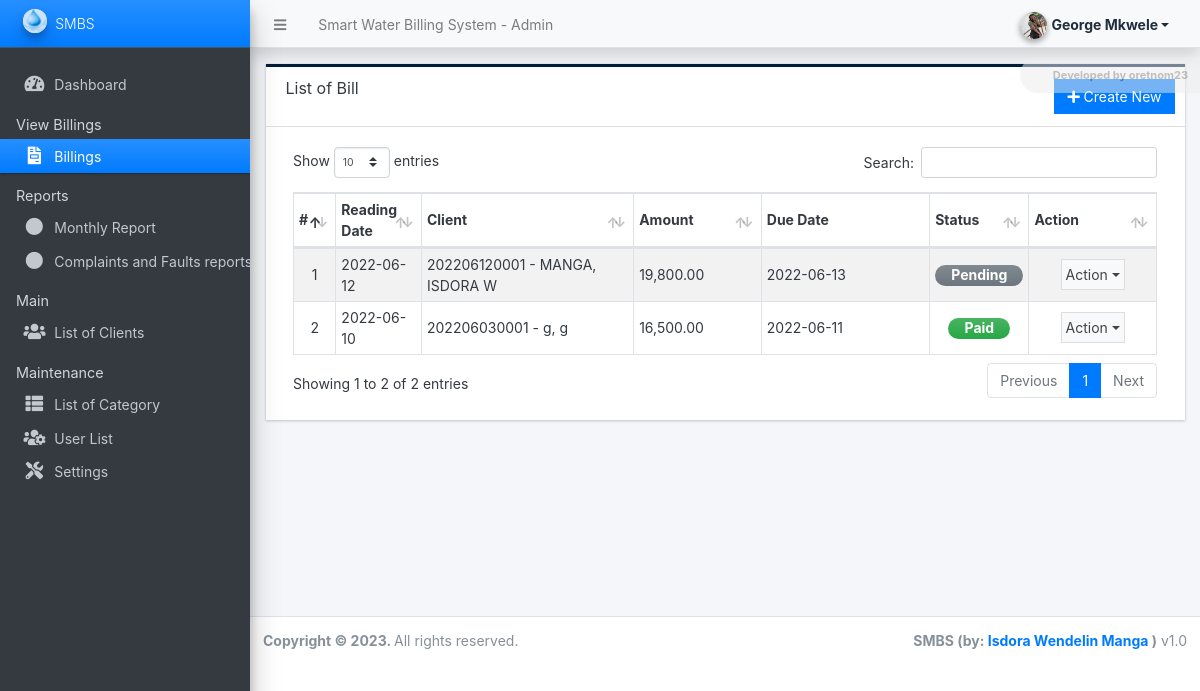
The page /admin/?page=billings (signed in) on the database its author committed.
### tables this page shows
CREATE TABLE `billing_list` (
  `id` int(30) NOT NULL,
  `client_id` int(30) NOT NULL,
  `reading_date` date NOT NULL,
  `due_date` date NOT NULL,
  `reading` float(12,2) NOT NULL DEFAULT 0.00,
  `previous` float(12,2) NOT NULL DEFAULT 0.00,
  `rate` float(12,2) NOT NULL DEFAULT 0.00,
  `total` float(12,2) NOT NULL DEFAULT 0.00,
  `status` tinyint(1) NOT NULL DEFAULT 0 COMMENT '0= pending,\r\n1= paid',
  `date_created` datetime NOT NULL DEFAULT current_timestamp(),
  `date_updated` datetime NOT NULL DEFAULT current_timestamp() ON UPDATE current_timestamp()
);

CREATE TABLE `client_list` (
  `id` int(30) NOT NULL,
  `code` varchar(100) NOT NULL,
  `category_id` int(30) NOT NULL,
  `firstname` text NOT NULL,
  `middlename` text DEFAULT NULL,
  `lastname` text NOT NULL,
  `contact` text NOT NULL,
  `address` text NOT NULL,
  `meter_code` varchar(100) NOT NULL,
  `first_reading` float(12,2) NOT NULL,
  `status` tinyint(1) NOT NULL DEFAULT 1,
  `delete_flag` tinyint(1) NOT NULL DEFAULT 0,
  `date_created` datetime NOT NULL DEFAULT current_timestamp(),
  `date_updated` datetime NOT NULL DEFAULT current_timestamp() ON UPDATE current_timestamp()
);

### config.php (called while the page is built, shortened)
<?php
require_once('classes/DBConnection.php');
require_once('classes/SystemSettings.php');
function validate_image($file){
	if(!empty($file)){
        $ex = explode("?",$file);
        $file = $ex[0];
        $ts = isset($ex[1]) ? "?".$ex[1] : '';
		if(is_file(base_app.$file)){
			return base_url.$file.$ts;
		}else{
			return base_url.'dist/img/no-image-available.png';
		}
	}else{
		return base_url.'dist/img/no-image-available.png';
	}
}
function format_num($number = '' , $decimal = ''){
    if(is_numeric($number)){
        $ex = explode(".",$number);
        $decLen = isset($ex[1]) ? strlen($ex[1]) : 0;
        if(is_numeric($decimal)){
            return number_format($number,$decimal);
        }else{
            return number_format($number,$decLen);
        }
    }else{
        return "Invalid Input";
    }
}
function isMobileDevice(){
    $aMobileUA = array(
        '/iphone/i' => 'iPhone',
        '/ipod/i' => 'iPod',
        '/ipad/i' => 'iPad',
        '/android/i' => 'Android',
        '/blackberry/i' => 'BlackBerry',
        '/webos/i' => 'Mobile'
    );
    return false;
}
?>

### classes/DBConnection.php (called while the page is built, shortened)
<?php
class DBConnection{
    private $host = DB_SERVER;
    private $username = DB_USERNAME;
    private $password = DB_PASSWORD;
    private $database = DB_NAME;
    public $conn;
    public function __construct(){
        if (!isset($this->conn)) {
            $this->conn = new mysqli($this->host, $this->username, $this->password, $this->database);
        }
    }
}
?>

### classes/SystemSettings.php (called while the page is built, shortened)
<?php
class SystemSettings extends DBConnection{
	function userdata($field = ''){
		if(!empty($field)){
			if(isset($_SESSION['userdata'][$field]))
				return $_SESSION['userdata'][$field];
			else
				return null;
		}else{
			return false;
		}
	}
	function info($field=''){
		if(!empty($field)){
			if(isset($_SESSION['system_info'][$field]))
				return $_SESSION['system_info'][$field];
			else
				return false;
		}else{
			return false;
		}
	}
}
$_settings = new SystemSettings();
?>

### admin/billings/index.php (the view, shortened to what this page needs)
<div class="card card-outline rounded-0 card-navy">
	<div class="card-header">
		<h3 class="card-title">List of Bill</h3>
		<div class="card-tools">
			<a href="./?page=billings/manage_billing" id="create_new" class="btn btn-flat btn-primary"><span class="fas fa-plus"></span>  Create New</a>
		</div>
	</div>
	<div class="card-body">
        <div class="container-fluid">
			<table class="table table-hover table-striped table-bordered" id="list">
				<colgroup>
					<col width="5%">
					<col width="10%">
					<col width="25%">
					<col width="15%">
					<col width="20%">
					<col width="10%">
					<col width="15%">
				</colgroup>
				<thead>
					<tr>
						<th>#</th>
						<th>Reading Date</th>
						<th>Client</th>
						<th>Amount</th>
						<th>Due Date</th>
						<th>Status</th>
						<th>Action</th>
					</tr>
				</thead>
				<tbody>
					<?php
					$i = 1;
						$qry = $conn->query("SELECT b.*, c.code , concat(c.lastname, ', ', c.firstname, ' ', coalesce(c.middlename,'')) as `name` from `billing_list` b inner join client_list c on b.client_id = c.id order by unix_timestamp(`reading_date`) desc, `name` asc ");
						while($row = $qry->fetch_assoc()):
					?>
						<tr>
							<td class="text-center"><?php echo $i++; ?></td>
							<td><?php echo date("Y-m-d",strtotime($row['reading_date'])) ?></td>
							<td><?php echo $row['code'] ." - ".$row['name'] ?></td>
							<td><?php echo format_num($row['total']) ?></td>
							<td><?php echo date("Y-m-d",strtotime($row['due_date'])) ?></td>
							<td class="text-center">
								<?php
								switch($row['status']){
									case 0:
										echo '<span class="badge badge-secondary  bg-gradient-secondary  text-sm px-3 rounded-pill">Pending</span>';
										break;
									case 1:
										echo '<span class="badge badge-success bg-gradient-success text-sm px-3 rounded-pill">Paid</span>';
										break;
								}
								?>
                            </td>
							<td align="center">
								 <button type="button" class="btn btn-flat p-1 btn-default btn-sm dropdown-toggle dropdown-icon" data-toggle="dropdown">
				                  		Action
				                  </button>
							</td>
						</tr>
					<?php endwhile; ?>
				</tbody>
			</table>
		</div>
	</div>
</div>

### admin/index.php (shortened to what this page needs)
<?php require_once('../config.php'); ?>
 <!DOCTYPE html>
<html lang="en" class="" style="height: auto;">
<?php require_once('inc/header.php') ?>
  <body class="sidebar-mini layout-fixed control-sidebar-slide-open layout-navbar-fixed sidebar-mini-md sidebar-mini-xs text-sm" data-new-gr-c-s-check-loaded="14.991.0" data-gr-ext-installed="" style="height: auto;">
    <div class="wrapper">
     <?php require_once('inc/topBarNav.php') ?>
     <?php require_once('inc/navigation.php') ?>
     <?php $page = isset($_GET['page']) ? $_GET['page'] : 'home';  ?>
      <div class="content-wrapper  pt-3" style="min-height: 567.854px;">
        <section class="content  text-dark">
          <div class="container-fluid">
            <?php
              if(!file_exists($page.".php") && !is_dir($page)){
                  include '404.html';
              }else{
                if(is_dir($page))
                  include $page.'/index.php';
                else
                  include $page.'.php';
              }
            ?>
          </div>
        </section>
      </div>
      <?php require_once('inc/footer.php') ?>
  </body>
</html>

### admin/inc/header.php (shortened to what this page needs)
<head>
    <link rel="stylesheet" href="<?php echo base_url ?>plugins/fontawesome-free/css/all.min.css">
    <link rel="stylesheet" href="<?php echo base_url ?>plugins/tempusdominus-bootstrap-4/css/tempusdominus-bootstrap-4.min.css">
  <link rel="stylesheet" href="<?php echo base_url ?>plugins/datatables-bs4/css/dataTables.bootstrap4.min.css">
  <link rel="stylesheet" href="<?php echo base_url ?>plugins/datatables-responsive/css/responsive.bootstrap4.min.css">
  <link rel="stylesheet" href="<?php echo base_url ?>plugins/datatables-buttons/css/buttons.bootstrap4.min.css">
  <link rel="stylesheet" href="<?php echo base_url ?>plugins/select2/css/select2.min.css">
  <link rel="stylesheet" href="<?php echo base_url ?>plugins/select2-bootstrap4-theme/select2-bootstrap4.min.css">
    <link rel="stylesheet" href="<?php echo base_url ?>plugins/icheck-bootstrap/icheck-bootstrap.min.css">
    <link rel="stylesheet" href="<?php echo base_url ?>plugins/jqvmap/jqvmap.min.css">
    <link rel="stylesheet" href="<?php echo base_url ?>dist/css/adminlte.css">
    <link rel="stylesheet" href="<?php echo base_url ?>dist/css/custom.css">
    <link rel="stylesheet" href="<?php echo base_url ?>plugins/overlayScrollbars/css/OverlayScrollbars.min.css">
    <link rel="stylesheet" href="<?php echo base_url ?>plugins/daterangepicker/daterangepicker.css">
    <link rel="stylesheet" href="<?php echo base_url ?>plugins/summernote/summernote-bs4.min.css">
  <link rel="stylesheet" href="<?php echo base_url ?>plugins/sweetalert2-theme-bootstrap-4/bootstrap-4.min.css">
  </head>

### admin/inc/topBarNav.php (shortened to what this page needs)
<nav class="main-header navbar navbar-expand navbar-light shadow text-sm">
  <ul class="navbar-nav">
    <li class="nav-item">
    <a class="nav-link" data-widget="pushmenu" href="#" role="button"><i class="fas fa-bars"></i></a>
    </li>
    <li class="nav-item d-none d-sm-inline-block">
      <a href="<?php echo base_url ?>" class="nav-link"><?php echo (!isMobileDevice()) ? $_settings->info('name'):$_settings->info('short_name'); ?> - Admin</a>
    </li>
  </ul>
  <ul class="navbar-nav ml-auto">
    <li class="nav-item">
      <div class="btn-group nav-link">
            <button type="button" class="btn btn-rounded badge badge-light dropdown-toggle dropdown-icon" data-toggle="dropdown">
              <span><img src="<?php echo validate_image($_settings->userdata('avatar')) ?>" class="img-circle elevation-2 user-img" alt="User Image"></span>
              <span class="ml-3"><?php echo ucwords($_settings->userdata('firstname').' '.$_settings->userdata('lastname')) ?></span>
            </button>
        </div>
    </li>
  </ul>
</nav>

### admin/inc/navigation.php (shortened to what this page needs)
<aside class="main-sidebar sidebar-dark-primary elevation-4 sidebar-no-expand">
  <a href="<?php echo base_url ?>admin" class="brand-link bg-gradient-primary text-sm">
  <img src="<?php echo validate_image($_settings->info('logo'))?>" alt="Store Logo" class="brand-image img-circle elevation-3 bg-gradient-light" style="opacity: .8;width: 1.5rem;height: 1.5rem;max-height: unset">
  <span class="brand-text font-weight-light"><?php echo $_settings->info('short_name') ?></span>
  </a>
  <div class="sidebar os-host os-theme-light os-host-overflow os-host-overflow-y os-host-resize-disabled os-host-transition os-host-scrollbar-horizontal-hidden">
    <div class="os-content-glue" style="margin: 0px -8px; width: 249px; height: 646px;"></div>
    <div class="os-padding">
      <div class="os-viewport os-viewport-native-scrollbars-invisible" style="overflow-y: scroll;">
        <div class="os-content" style="padding: 0px 8px; height: 100%; width: 100%;">
          <nav class="mt-4">
             <ul class="nav nav-pills nav-sidebar flex-column text-sm nav-compact nav-flat nav-child-indent nav-collapse-hide-child" data-widget="treeview" role="menu" data-accordion="false">
              <li class="nav-item dropdown">
                <a href="./" class="nav-link nav-home">
                  <i class="nav-icon fas fa-tachometer-alt"></i>
                  <p>
                    Dashboard
                  </p>
                </a>
              </li>
              <li class="nav-header">View Billings</li>
              <li class="nav-item dropdown">
                <a href="<?php echo base_url ?>admin/?page=billings" class="nav-link nav-billings">
                  <i class="nav-icon fas fa-file-invoice"></i>
                  <p>
                    Billings
                  </p>
                </a>
              </li>
              <li class="nav-header">Reports</li>
              <li class="nav-item dropdown">
                <a href="<?php echo base_url ?>admin/?page=reports/monthly_billing" class="nav-link nav-reports_monthly_billing">
                  <i class="nav-icon fas fa-circle"></i>
                  <p>
                    Monthly Report
                  </p>
                </a>
              </li>
              <li class="nav-item dropdown">
                <a href="<?php echo base_url ?>admin/?page=reports/complaint" class="nav-link nav-reports_complaint">
                  <i class="nav-icon fas fa-circle"></i>
                  <p>
                    Complaints and Faults reports
                  </p>
                </a>
              </li>
              <?php if($_settings->userdata('type') == 1): ?>
              <li class="nav-header">Main</li>
              <li class="nav-item dropdown">
                <a href="<?php echo base_url ?>admin/?page=clients" class="nav-link nav-clients">
                  <i class="nav-icon fas fa-users"></i>
                  <p>
                    List of Clients
                  </p>
                </a>
              </li>
              <li class="nav-header">Maintenance</li>
              <li class="nav-item dropdown">
                <a href="<?php echo base_url ?>admin/?page=category" class="nav-link nav-category">
                  <i class="nav-icon fas fa-th-list"></i>
                  <p>
                    List of Category
                  </p>
                </a>
              </li>
              <li class="nav-item dropdown">
                <a href="<?php echo base_url ?>admin/?page=user/list" class="nav-link nav-user_list">
                  <i class="nav-icon fas fa-users-cog"></i>
                  <p>
                    User List
                  </p>
                </a>
              </li>
              <li class="nav-item dropdown">
                <a href="<?php echo base_url ?>admin/?page=system_info" class="nav-link nav-system_info">
                  <i class="nav-icon fas fa-tools"></i>
                  <p>
                    Settings
                  </p>
                </a>
              </li>
              <?php endif; ?>
            </ul>
          </nav>
        </div>
      </div>
    </div>
  </div>
</aside>

### admin/inc/footer.php (shortened to what this page needs)
<footer class="main-footer text-sm">
        <strong>Copyright © <?php echo date('Y') ?>.
        </strong>
        All rights reserved.
        <div class="float-right d-none d-sm-inline-block">
          <b><?php echo $_settings->info('short_name') ?> (by: <a href="mailto:mkwelegeorge13@gmail.com" target="blank">Isdora Wendelin Manga</a> )</b> v1.0
        </div>
      </footer>
    </div>

### admin/inc/topBarNav.php (style rules this page uses)
.user-img { position: absolute; height: 27px; width: 27px; object-fit: cover; left: -7%; top: -12%; }
.btn-rounded { border-radius: 50px; }

### rows shown on the page
billing_list: reading_date "2022-06-12", client.code "202206120001", name "MANGA, ISDORA W", total "19,800.00", due_date "2022-06-13", status "Pending"
billing_list: reading_date "2022-06-10", client.code "202206030001", name "g, g", total "16,500.00", due_date "2022-06-11", status "Paid"

### other values the page prints
$_settings->info('name') "Smart Water Billing System"
$_settings->userdata('firstname').' '.$_settings->userdata('lastname') "George Mkwele"
$_settings->info('short_name') "SMBS"
